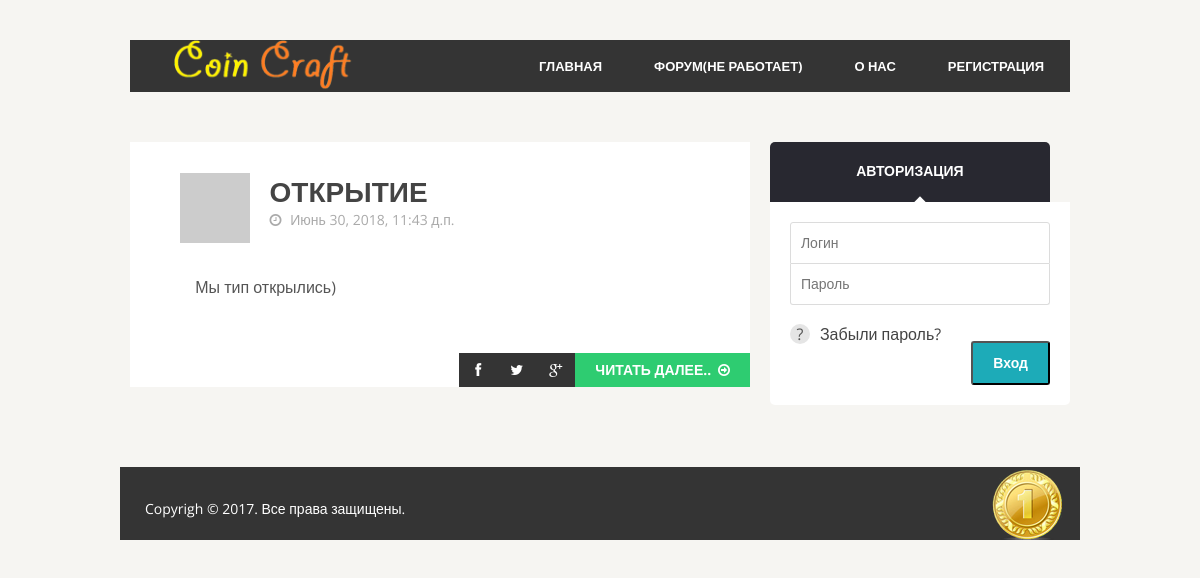
The page / on the database its author committed.
### news/models.py (models this page shows, shortened)
class Post(models.Model):
    author = models.ForeignKey('auth.User', on_delete=models.CASCADE)
    title = models.CharField(max_length=200)
    text = models.TextField()
    created_date = models.DateTimeField(
            default=timezone.now)
    published_date = models.DateTimeField(
            blank=True, null=True)

### news/views.py (the view)
# urls.py: url(r'^$', views.post_list, name='post_list'),
def post_list(request):
    posts = Post.objects.filter(published_date__lte=timezone.now()).order_by('published_date')
    return render(request, 'news/post_list.html', {'posts': posts})

### news/templates/news/post_list.html (shortened to what this page needs)
{% extends 'news/base.html' %}
{% block content %}
 {% for post in posts %}
  <div class="post">
    <div class="post-margin">
		<div class="post-avatar">
            <img alt='' src='http://1.gravatar.com/avatar/16afd22c8bf5c2398b206a76c9316a3c?s=70&amp;d=http%3A%2F%2F1.gravatar.com%2Favatar%2Fad516503a11cd5ca435acc9bb6523536%3Fs%3D70&amp;r=G' class='avatar avatar-70 photo' height='70' width='70' />
			</div>
            <h4><a href="{% url 'post_detail' pk=post.pk %}" class="title">{{ post.title }}</a></h4>
                	<ul class="post-status">
                    <li><i class="fa fa-clock-o"></i>
							  {% if post.published_date %}
								{{ post.created_date }}
						{% endif %}</li>
                    </ul></div>
        <div class="post-margin">
			<p style="padding-left:3%">{{ post.text|linebreaksbr }}</p>
		</div>
    <ul class="post-social">
    <li>
        <a href="#" target="_blank">
            <i class="fa fa-facebook"></i>
        </a>
        </li>
        <li>
            <a href="#" target="_blank">
                <i class="fa fa-twitter"></i>
            </a>
        </li>
        <li>
            <a href="#" target="_blank">
                <i class="fa fa-google-plus"></i>
            </a>
        </li>
        <li>
            <a href="{% url 'post_detail' pk=post.pk %}" class="readmore"> Читать далее.. <i class="fa fa-arrow-circle-o-right"></i></a>
        </li>
        </ul>
  </div>
 {% endfor %}
{% endblock %}

### news/static/css/css/style.css (style rules this page uses)
body { background:#f6f5f2; font-family: 'Open Sans', sans-serif; padding-top:30px; padding-bottom:30px; }
h1,h2,h3,h4,h5,h6 { font-family: 'Montserrat', sans-serif; text-transform:uppercase; font-weight:700; line-height:1.4em; color:#555555; }
h4 { font-size:28px; }
p { font-size:16px; line-height:1.7em; color:#555555; margin-bottom:20px; }
a { color:#444444; text-decoration:none; }
.post { background:#FFFFFF; margin-bottom:40px; }
.post .post-margin { padding-left:8%; padding-right:8%; padding-top:5%; padding-bottom:5%; }
.post-status li { float:left; margin-right:10px; font-size:14px; color:#AAAAAA; }
.post-status li:last-child { margin-right:0px; }
.post-status i { margin-right:5px; }
.post-avatar { height:70px; width:70px; float:left; margin-right:20px; }
.post .readmore { text-transform:uppercase; font-weight:700; }
.post .post-social .readmore { background:#2980b9; padding-left:20px; padding-right:20px; }
.post .readmore i { font-size:14px; margin-left:3px; }
.post .post-social { float:right; }
.post .post-social li:first-child a { padding-left:16px; padding-right:16px; }
.post .post-social li { float:left; font-size:14px; }
.post .post-social a { background:#343434; color:#FFFFFF; padding:10px; padding-left:13px; padding-right:13px; display:inline-block }

### news/static/css/css/color/green.css (style rules this page uses)
.post .post-social .readmore { background:#2ecc71; }

### news/static/css/css/responsive.css (style rules this page uses)
html { -webkit-text-size-adjust: none; }
img { max-width:100%; height: auto; width: auto\9; }

### rows shown on the page
Post: title "ОТКРЫТИЕ", created_date "Июнь 30, 2018, 11:43 д.п.", text "Мы тип открылись)"
